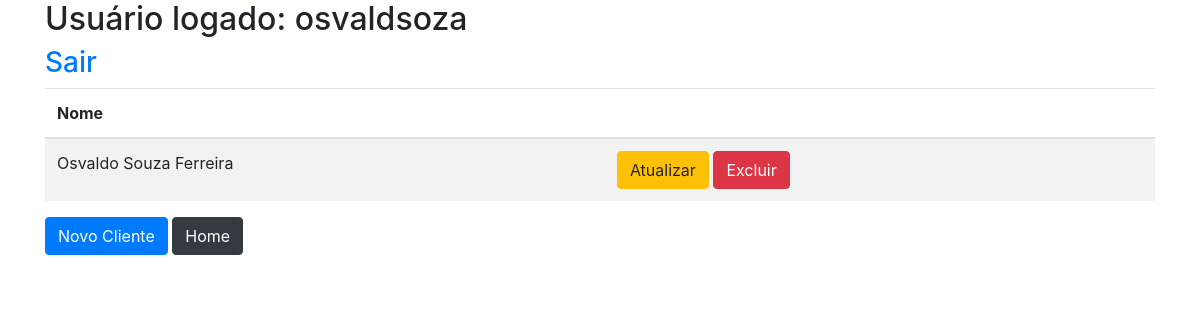
The app's page /clientes/list/ (signed in), older data.
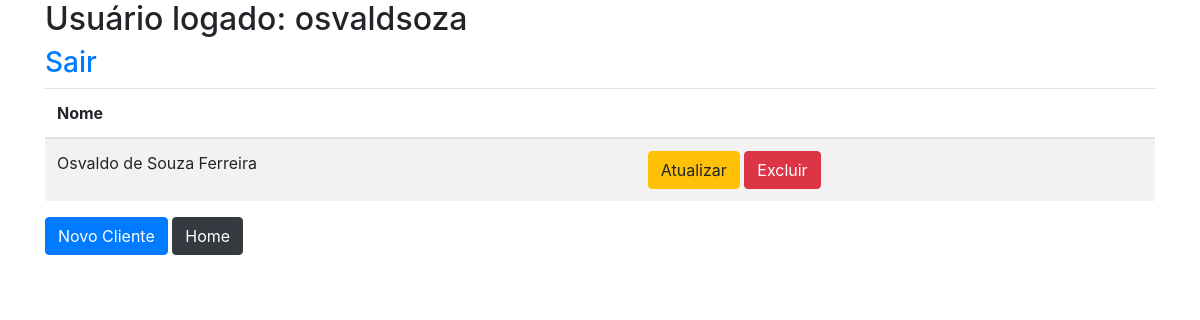
The same page, newer data.
### clientes/models.py (models this page shows, shortened)
class Person(models.Model):
    first_name = models.CharField(max_length=30)
    last_name = models.CharField(max_length=30)
    age = models.IntegerField()
    salary = models.DecimalField(max_digits=5, decimal_places=2)
    bio = models.TextField()
    photo = models.ImageField(upload_to='person_photo', null=True, blank=True)

### clientes/views.py (the view)
# urls.py: path('list/', person_list, name="person_list"),
@login_required
def person_list(request):
    persons = Person.objects.all()
    return render(request, 'person.html', {'persons': persons})

### clientes/templates/person.html (shortened to what this page needs)
{% extends 'layout_base.html' %}
{% block main%}
<h2>
    {% if user.is_authenticated %}
    Usuário logado: {{ user.username }}
    <h3><a href="{% url 'logout' %}">Sair</a></h3>
    {% endif %}
</h2>
<table class="table table-striped">
    <thead>
    <tr>
        <th scope="col">Nome</th>
        <th scope="col"></th>
    </tr>
    </thead>
    <tbody>
    {% for person in persons %}
    <tr>
        <td>
            {{person.first_name}} {{person.last_name}}
        </td>
        <td>
            <a href="{% url 'person_update' person.id%}" class="btn btn-warning">Atualizar</a>
            <a href="{% url 'person_delete' person.id %}" class="btn btn-danger">Excluir</a>
        </td>
    </tr>
    {% endfor %}
    </tbody>
</table>
<a href="{% url 'person_new' %}" class="btn btn-primary">Novo Cliente</a>
<a href="{% url 'home' %}" class="btn btn-dark">Home</a>
{% endblock %}

### templates/layout_base.html (shortened to what this page needs)
{% load static %}
<!DOCTYPE html>
<html lang="en">
<head>
    <link rel="stylesheet" href="{% static 'bootstrap-4.0.0/dist/css/bootstrap.min.css' %}">
</head>
<body>
<div class="container">
    {% block main%}
    {% endblock%}
</div>
</body>
</html>

Row changes from the older to the newer data that the page shows:
changed Person "Osvaldo": last_name "Souza Ferreira" → "de Souza Ferreira"
